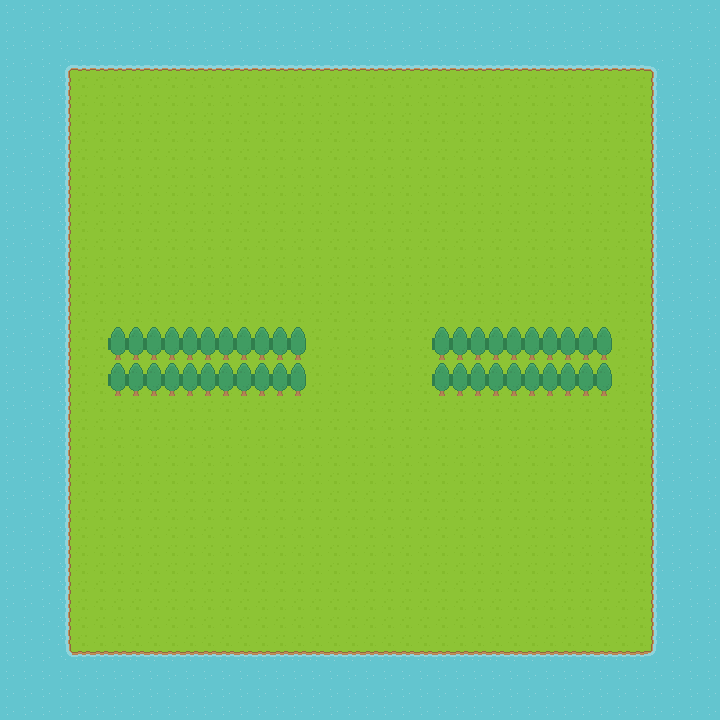

Tiled map render using the project's own tile images. Description and the map definition, with tile-layer contents summarised, below:
An orthogonal 40x40 tile map with 18x18 px tiles, 3 tile layers (Ground, Border, World) and 2 objects (CreateArea, FromStartScene).

<map version="1.5" tiledversion="1.7.2" orientation="orthogonal" renderorder="right-down" width="40" height="40" tilewidth="18" tileheight="18" infinite="0" nextlayerid="8" nextobjectid="13">
 <editorsettings>
  <export target="map1.json" format="json" />
 </editorsettings>
 <tileset firstgid="1" name="map_tiles1" tilewidth="18" tileheight="18" spacing="3" tilecount="1767" columns="57">
  <image source="map_tiles1.png" trans="000000" width="1196" height="650" />
 </tileset>
 <layer id="1" name="Ground" width="40" height="40">
  <data>[1600 cells, 1600 non-empty, 1 distinct tile ids]</data>
 </layer>
 <layer id="2" name="Border" width="40" height="40">
  <data>[1600 cells, 576 non-empty, 9 distinct tile ids]</data>
 </layer>
 <layer id="3" name="World" width="40" height="40">
  <data>[1600 cells, 84 non-empty, 2 distinct tile ids]</data>
 </layer>
 <objectgroup id="7" name="EnemyArea">
  <object id="12" name="CreateArea" x="192" y="144" width="288" height="144" />
 </objectgroup>
 <objectgroup id="5" name="Player">
  <object id="1" name="FromStartScene" x="117" y="99">
   <point />
  </object>
 </objectgroup>
</map>
